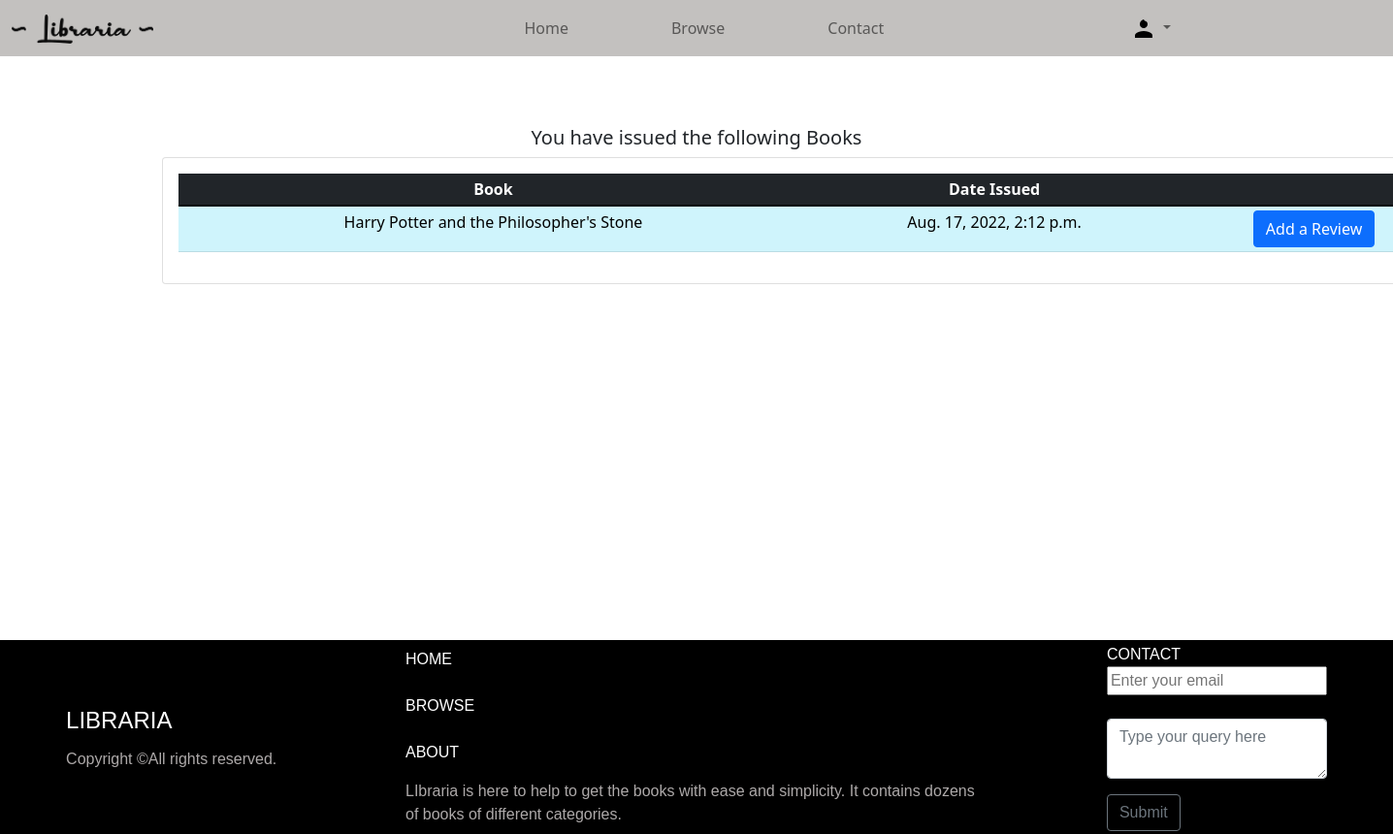
The page /mybooks/ (signed in) on the database its author committed.
### accounts/models.py (models this page shows, shortened)
class Order(models.Model):
    STATUS=(('Rented','Rented'),('Pending','Pending'),('Returned','Returned'))
    user=models.ForeignKey(User,on_delete=models.CASCADE,null=True)
    book=models.ForeignKey(Book, max_length=200, on_delete=models.SET_NULL,null=True)
    status=models.CharField(max_length=200, null=True,choices=STATUS)
    dateordered=models.DateTimeField(auto_now_add=True, null=True)

class Book(models.Model):
    name=models.CharField(max_length=200, null= True)
    category=models.ManyToManyField(Category,related_name='category')
    author=models.CharField(max_length=200,null=True)
    quantity=models.IntegerField(null=True,blank=True)
    language=models.ForeignKey(Language,on_delete=models.CASCADE,null=True,blank=True)
    dimennsions=models.CharField(max_length=100,null=True,blank=True)
    description=models.TextField(max_length=5000,null=True,blank=True)
    image=models.ImageField(default='defaultbook.png',null=True,blank=True)
    upvote=models.ManyToManyField(User,blank=True,related_name='upvote')
    downvote=models.ManyToManyField(User,blank=True,related_name='downvote')

### accounts/views.py (the view)
# urls.py: path('mybooks/',views.myBooks,name='mybooks'),
@login_required(login_url='login')
def myBooks(request):
    group_admin=Group.objects.get(name='admin')
    admin_users=User.objects.filter(groups=group_admin)
    user=request.user
    orders=user.order_set.filter(status='Rented')
    context={'orders':orders,'admin_users':admin_users}
    return render(request,'accounts/mybooks.html',context)

### accounts/templates/accounts/mybooks.html (shortened to what this page needs)
{% extends 'accounts/main.html' %} {% block content %}
<br>
<br><br>
<div>
    <h5 style="text-align: center;">You have issued the following Books</h5>
    <div style="height:73vh;justify-content: center; align-items:top; display: flex; width: 70%;">
      <div class="row">
        <div class="col-md">
          <div class="card card-body" style="width: 200%;">
            <table class="table  tabble-stripped table-sm" >
              <thead class="table-dark">
              <tr >
                <th  style="text-align:center;">Book</th>
                <th  style="text-align: center;">Date Issued</th>
                <th   style="text-align:center;"></th>
              </tr>
            </thead>
            <tbody  class="table-info">
              {% for i in orders %}
              <tr>
                <td style="text-align:center;">{{i.book.name}}</td>
                <td style="text-align: center;"> {{i.dateordered}}</td>
                <td style="text-align:center;" >   <a
                  class="btn btn-primary justify sm"
                  href="{% url 'addreview' i.book.id  %}"
                  role="button"
                  >Add a Review</a
                  >
                </td>
              </tr>
              {% endfor %}
            </tbody>
            </table>
          </div>
        </div>
      </div>
    </div>
  </div>
{% endblock %}

### static/css/style.css (style rules this page uses)
* { box-sizing: border-box; }

### accounts/templates/accounts/mybooks.html (style rules this page uses)
body { height: 70vh; }

### accounts/templates/accounts/footer.html (style rules this page uses)
html { position: relative; }
body { margin-bottom: 300px; }

### rows shown on the page
Order: book.name "Harry Potter and the Philosopher's Stone", dateordered "Aug. 17, 2022, 2:12 p.m."
